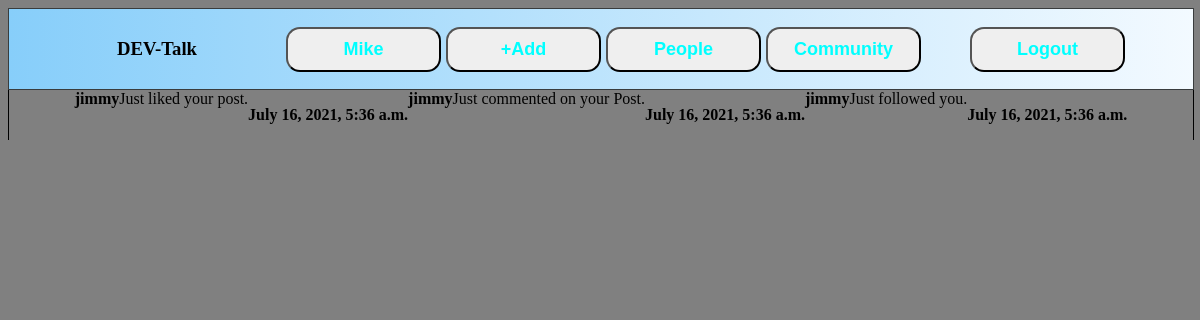
Page /notification/ (signed in) on the earlier database version.
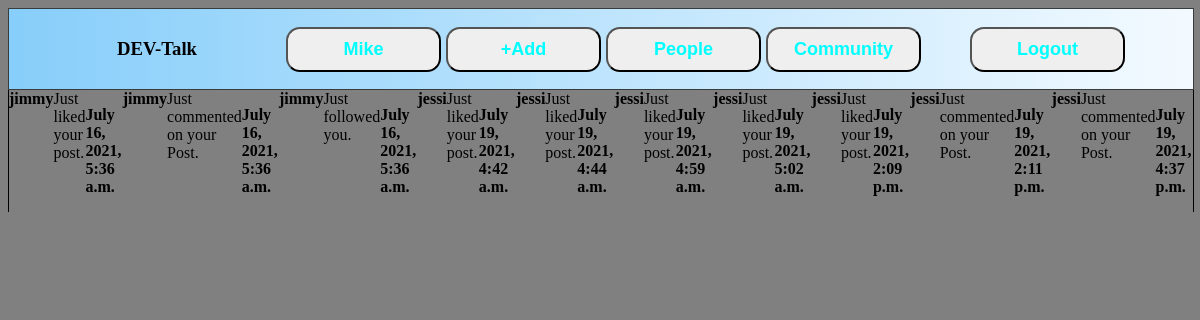
Same page on the later database version.
### notifs/models.py (models this page shows)
class Notifs(models.Model):
    notification = models.IntegerField(null=True, blank=True)
    reciever = models.ForeignKey(
        Uzer, related_name='notif_to', on_delete=models.CASCADE, null=True)
    sender = models.ForeignKey(
        Uzer, related_name='notif_from', on_delete=models.CASCADE, null=True)
    comment = models.ForeignKey(
        Comment, on_delete=models.CASCADE, related_name='comment', blank=True, null=True)
    message = models.CharField(max_length=150, default="")
    date = models.DateTimeField(default=timezone.now)
    user_has_seen = models.BooleanField(default=False)

### custom_users/models.py (models this page shows, shortened)
class Uzer(AbstractUser):
    avatar = models.ImageField(upload_to='profile_pics/', default='')
    following = models.ManyToManyField('self', symmetrical=False, related_name='follow_person')
    followers = models.ManyToManyField('self', symmetrical=False, related_name='follower')
    bio = models.TextField(max_length=500, blank=True, null=True)
    location = models.CharField(blank=True, max_length=150, null=True)
    github = models.URLField(blank=True, null=True)
    linkedin = models.URLField(blank=True, null=True)
    portfolio = models.URLField(blank=True, null=True)
    def __str__(self):
        return self.username

### notifs/views.py (the view)
# urls.py: path('notification/', notifs_view, name='notifications')
@login_required
def notifs_view(request):
    notif = Notifs.objects.filter(
        reciever=request.user).filter(user_has_seen=False)
    notif_list = list(Notifs.objects.filter(
        reciever=request.user).filter(user_has_seen=False))
    Notifs.user_has_seen.update = True
    return render(request, 'notifs.html', {'notifs': notif})

### templates/notifs.html (shortened to what this page needs)
<!DOCTYPE html>
<html lang="en">
<head>
  <link rel="stylesheet" href="/static/index.css/">
</head>
<body>
  {%if request.user.is_authenticated%}
  <div class="Header">
    <div class="Header__Left">
      <h3>DEV-Talk</h3>
    </div>
    <div class="Header__Center">
      <a href="/profile/{{request.user.id}}/">
        <button><strong>{{request.user.username}}</strong></stron></button>
      </a>
      <a href="/uploads/"><button><strong>+Add</strong></button></a>
      <a href="/users/">
        <button><strong>People</strong></button>
      </a>
      <a href="/community/">
        <button><strong>Community</strong></button>
      </a>
    </div>
    <div class="Header__Right">
      <a href="/logout/"><button>Logout</button></a>
    </div>
  </div>
  <div class="container">
    {% for n in notifs %}
    <strong>{{n.sender}}</strong> {{n.message}}
    <p><strong>{{n.date}}</strong></p>
    {% endfor %}
    {%endif%}
</body>
</html>

Differences in the rows shown:
added Notifs: sender "jessi", message "Just liked your post.", date "July 19, 2021, 4:42 a.m."
added Notifs: sender "jessi", message "Just liked your post.", date "July 19, 2021, 4:44 a.m."
added Notifs: sender "jessi", message "Just liked your post.", date "July 19, 2021, 4:59 a.m."
added Notifs: sender "jessi", message "Just liked your post.", date "July 19, 2021, 5:02 a.m."
added Notifs: sender "jessi", message "Just liked your post.", date "July 19, 2021, 2:09 p.m."
added Notifs: sender "jessi", message "Just commented on your Post.", date "July 19, 2021, 2:11 p.m."
added Notifs: sender "jessi", message "Just commented on your Post.", date "July 19, 2021, 4:37 p.m."
